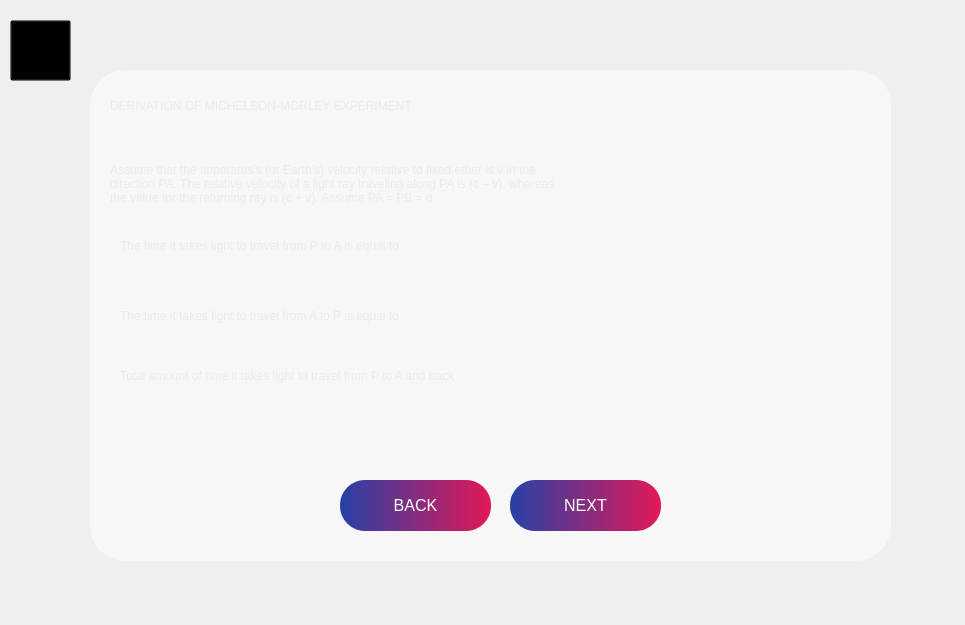
<?xml version="1.0" encoding="UTF-8"?>
<ui version="4.0">
 <class>MainWindow</class>
 <widget class="QMainWindow" name="MainWindow">
  <property name="geometry">
   <rect>
    <x>0</x>
    <y>0</y>
    <width>965</width>
    <height>625</height>
   </rect>
  </property>
  <property name="windowTitle">
   <string>MainWindow</string>
  </property>
  <widget class="QWidget" name="centralwidget">
   <widget class="QLabel" name="label">
    <property name="geometry">
     <rect>
      <x>0</x>
      <y>0</y>
      <width>971</width>
      <height>641</height>
     </rect>
    </property>
    <property name="text">
     <string/>
    </property>
    <property name="pixmap">
     <pixmap>codioful-formerly-gradienta-1TCjZz-dnJc-unsplash.jpg</pixmap>
    </property>
    <property name="scaledContents">
     <bool>true</bool>
    </property>
   </widget>
   <widget class="QLabel" name="label_2">
    <property name="geometry">
     <rect>
      <x>90</x>
      <y>70</y>
      <width>801</width>
      <height>491</height>
     </rect>
    </property>
    <property name="styleSheet">
     <string notr="true">background-color: rgba(255, 255, 255, 127); 
border-radius: 35px;
border: 1px solid rgba(255, 255, 255, 76); </string>
    </property>
    <property name="text">
     <string/>
    </property>
   </widget>
   <widget class="QPushButton" name="pushButton">
    <property name="geometry">
     <rect>
      <x>510</x>
      <y>480</y>
      <width>151</width>
      <height>51</height>
     </rect>
    </property>
    <property name="styleSheet">
     <string notr="true">QPushButton {
    background: qlineargradient(x1:0, y1:0, x2:1, y2:0, stop:0 #2741a6, stop:1 #e31858);
    border-radius: 25px;
	font-size: 16px;
    color: white;
    padding: 10px 20px;
}

QPushButton:hover {
    background: qlineargradient(x1:0, y1:0, x2:1, y2:0, stop:0 #e31858, stop:1 #2741a6);
}
</string>
    </property>
    <property name="text">
     <string>NEXT</string>
    </property>
   </widget>
   <widget class="QPushButton" name="pushButton_HOME">
    <property name="geometry">
     <rect>
      <x>10</x>
      <y>20</y>
      <width>61</width>
      <height>61</height>
     </rect>
    </property>
    <property name="styleSheet">
     <string notr="true">
QPushButton {
    background-color: transparent;
}

QPushButton:hover {
    background-color: rgba(255, 255, 255, 0.2);
    border-radius: 25px;
    border: 1px solid rgba(255, 255, 255, 0.3);
    font-size: 16px;
    color: white;
}

QPushButton:pressed {
    background-color: rgba(255, 255, 255, 0.3); 
    border: 1px solid rgba(255, 255, 255, 0.5); 
    transform: scale(0.95); 
}
</string>
    </property>
    <property name="text">
     <string/>
    </property>
    <property name="icon">
     <iconset>
      <normaloff>[CITYPNG.COM]House Line White Icon - 500x500.png</normaloff>[CITYPNG.COM]House Line White Icon - 500x500.png</iconset>
    </property>
    <property name="iconSize">
     <size>
      <width>50</width>
      <height>50</height>
     </size>
    </property>
   </widget>
   <widget class="QLabel" name="label_4">
    <property name="geometry">
     <rect>
      <x>110</x>
      <y>140</y>
      <width>771</width>
      <height>101</height>
     </rect>
    </property>
    <property name="styleSheet">
     <string notr="true">color:rgb(234, 234, 234);
font: 75 12pt &quot;MS Shell Dlg 2&quot;;
</string>
    </property>
    <property name="text">
     <string>Assume that the apparatus’s (or Earth’s) velocity relative to fixed ether is v in the  
direction PA. The relative velocity of a light ray traveling along PA is (c – v), whereas  
the value for the returning ray is (c + v). Assume PA = PB = d.
</string>
    </property>
    <property name="scaledContents">
     <bool>false</bool>
    </property>
   </widget>
   <widget class="QLabel" name="label_3">
    <property name="geometry">
     <rect>
      <x>110</x>
      <y>80</y>
      <width>771</width>
      <height>51</height>
     </rect>
    </property>
    <property name="styleSheet">
     <string notr="true">color:rgb(234, 234, 234);
font: 18pt &quot;MS Shell Dlg 2&quot;;</string>
    </property>
    <property name="text">
     <string>DERIVATION OF MICHELSON-MORLEY EXPERIMENT</string>
    </property>
   </widget>
   <widget class="QPushButton" name="pushButton_2">
    <property name="geometry">
     <rect>
      <x>340</x>
      <y>480</y>
      <width>151</width>
      <height>51</height>
     </rect>
    </property>
    <property name="styleSheet">
     <string notr="true">QPushButton {
    background: qlineargradient(x1:0, y1:0, x2:1, y2:0, stop:0 #2741a6, stop:1 #e31858);
    border-radius: 25px;
	font-size: 16px;
    color: white;
    padding: 10px 20px;
}

QPushButton:hover {
    background: qlineargradient(x1:0, y1:0, x2:1, y2:0, stop:0 #e31858, stop:1 #2741a6);
}
</string>
    </property>
    <property name="text">
     <string>BACK</string>
    </property>
   </widget>
   <widget class="QLabel" name="label_5">
    <property name="geometry">
     <rect>
      <x>610</x>
      <y>220</y>
      <width>71</width>
      <height>61</height>
     </rect>
    </property>
    <property name="text">
     <string/>
    </property>
    <property name="pixmap">
     <pixmap>lagrida_latex_editor (1).png</pixmap>
    </property>
   </widget>
   <widget class="QLabel" name="label_6">
    <property name="geometry">
     <rect>
      <x>130</x>
      <y>400</y>
      <width>421</width>
      <height>61</height>
     </rect>
    </property>
    <property name="text">
     <string/>
    </property>
    <property name="pixmap">
     <pixmap>lagrida_latex_editor (7).png</pixmap>
    </property>
   </widget>
   <widget class="QLabel" name="label_7">
    <property name="geometry">
     <rect>
      <x>610</x>
      <y>290</y>
      <width>71</width>
      <height>61</height>
     </rect>
    </property>
    <property name="text">
     <string/>
    </property>
    <property name="pixmap">
     <pixmap>lagrida_latex_editor (8).png</pixmap>
    </property>
   </widget>
   <widget class="QLabel" name="label_9">
    <property name="geometry">
     <rect>
      <x>120</x>
      <y>230</y>
      <width>521</width>
      <height>31</height>
     </rect>
    </property>
    <property name="styleSheet">
     <string notr="true">color:rgb(234, 234, 234);
font: 75 12pt &quot;MS Shell Dlg 2&quot;;
</string>
    </property>
    <property name="text">
     <string>The time it takes light to travel from P to A is equal to </string>
    </property>
    <property name="scaledContents">
     <bool>false</bool>
    </property>
   </widget>
   <widget class="QLabel" name="label_10">
    <property name="geometry">
     <rect>
      <x>120</x>
      <y>300</y>
      <width>521</width>
      <height>31</height>
     </rect>
    </property>
    <property name="styleSheet">
     <string notr="true">color:rgb(234, 234, 234);
font: 75 12pt &quot;MS Shell Dlg 2&quot;;
</string>
    </property>
    <property name="text">
     <string>The time it takes light to travel from A to P is equal to</string>
    </property>
    <property name="scaledContents">
     <bool>false</bool>
    </property>
   </widget>
   <widget class="QLabel" name="label_11">
    <property name="geometry">
     <rect>
      <x>120</x>
      <y>360</y>
      <width>581</width>
      <height>31</height>
     </rect>
    </property>
    <property name="styleSheet">
     <string notr="true">color:rgb(234, 234, 234);
font: 75 12pt &quot;MS Shell Dlg 2&quot;;
</string>
    </property>
    <property name="text">
     <string>Total amount of time it takes light to travel from P to A and back</string>
    </property>
    <property name="scaledContents">
     <bool>false</bool>
    </property>
   </widget>
  </widget>
 </widget>
 <resources/>
 <connections/>
</ui>
